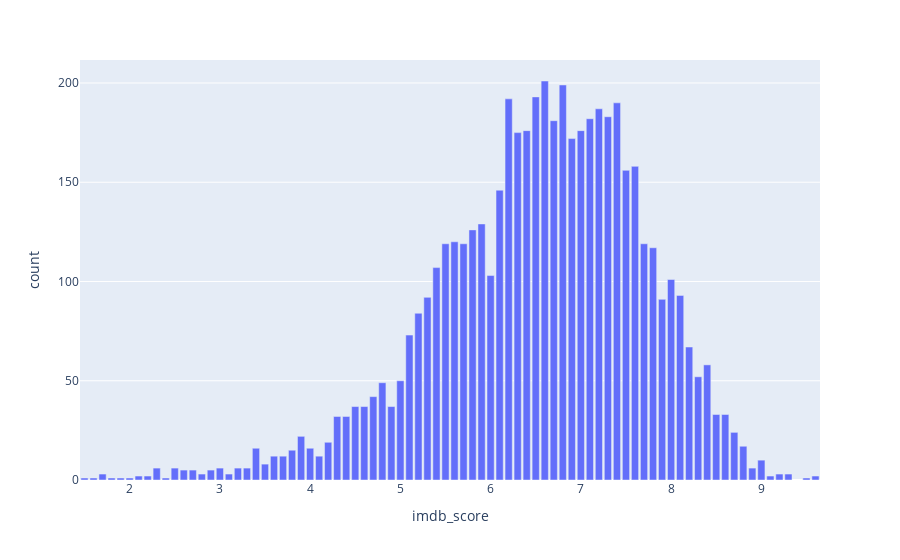

Here is the notebook cell this chart was saved with:
### Code cell
px.bar(score_counts, x="imdb_score", y="count")

### Figure 1 — Plotly figure (JSON) as saved in the notebook; plotly's stock layout.template omitted (floating-point values rounded to 4 significant figures)
{"data": [{"alignmentgroup": "True", "hovertemplate": "imdb_score=%{x}<br>count=%{y}<extra></extra>", "legendgroup": "", "marker": {"color": "#636efa", "pattern": {"shape": ""}}, "name": "", "offsetgroup": "", "orientation": "v", "showlegend": false, "textposition": "auto", "x": [1.5, 1.6, 1.7, 1.8, 1.9, 2.0, 2.1, 2.2, 2.3, 2.4, 2.5, 2.6, 2.7, 2.8, 2.9, 3.0, 3.1, 3.2, 3.3, 3.4, 3.5, 3.6, 3.7, 3.8, 3.9, 4.0, 4.1, 4.2, 4.3, 4.4, 4.5, 4.6, 4.7, 4.8, 4.9, 5.0, 5.1, 5.2, 5.3, 5.4, 5.5, 5.6, 5.7, 5.8, 5.9, 6.0, 6.1, 6.2, 6.3, 6.4, 6.5, 6.6, 6.7, 6.8, 6.9, 7.0, 7.1, 7.2, 7.3, 7.4, 7.5, 7.6, 7.7, 7.8, 7.9, 8.0, 8.1, 8.2, 8.3, 8.4, 8.5, 8.6, 8.7, 8.8, 8.9, 9.0, 9.1, 9.2, 9.3, 9.5, 9.6], "xaxis": "x", "y": [1, 1, 3, 1, 1, 1, 2, 2, 6, 1, 6, 5, 5, 3, 5, 6, 3, 6, 6, 16, 8, 12, 12, 15, 22, 16, 12, 19, 32, 32, 37, 37, 42, 49, 37, 50, 73, 84, 92, 107, 119, 120, 119, 126, 129, 103, 146, 192, 175, 176, 193, 201, 181, 199, 172, 176, 182, 187, 183, 190, 156, 158, 119, 117, 91, 101, 93, 67, 52, 58, 33, 33, 24, 17, 6, 10, 2, 3, 3, 1, 2], "yaxis": "y", "type": "bar"}], "layout": {"xaxis": {"anchor": "y", "domain": [0.0, 1.0], "title": {"text": "imdb_score"}}, "yaxis": {"anchor": "x", "domain": [0.0, 1.0], "title": {"text": "count"}}, "legend": {"tracegroupgap": 0}, "margin": {"t": 60}, "barmode": "relative"}}
